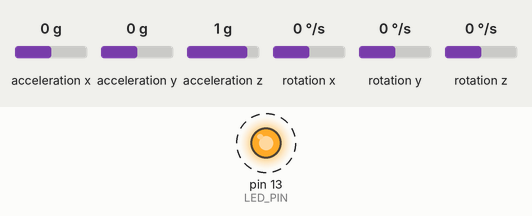
This sketch was run on a simulated Arduino Uno, built with avr-gcc and run on an emulated ATmega328P. Shown: output pins drawn as LEDs (lit = HIGH). Dashed ring = blinking. The inputs (shaded band) are chosen by the test bench; at power-on: acceleration x 0 g, acceleration y 0 g, acceleration z 1 g, rotation x 0 °/s, rotation y 0 °/s, rotation z 0 °/s. What the sketch prints to the serial monitor is not drawn.

Above: at 1.2 s.
1.3 s: acceleration x set to -1.4 g
4.3 s: acceleration y set to -1.4 g
7.3 s: acceleration z set to 0 g
Timing chart, 0 to 16.3 s (numbered marks = the images above; inputs shaded):
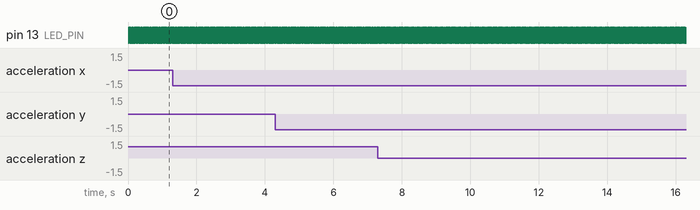

The sketch:

accel.ino
```cpp
// Arduino Wire library is required if I2Cdev I2CDEV_ARDUINO_WIRE implementation
// is used in I2Cdev.h
#include "Wire.h"

// I2Cdev and MPU6050 must be installed as libraries, or else the .cpp/.h files
// for both classes must be in the include path of your project
#include "I2Cdev.h"
#include "MPU6050.h"

// class default I2C address is 0x68
// specific I2C addresses may be passed as a parameter here
// AD0 low = 0x68 (default for InvenSense evaluation board)
// AD0 high = 0x69
MPU6050 accelgyro;

int16_t ax, ay, az;
int16_t gx, gy, gz;
int16_t mx, my, mz;

#define LED_PIN 13
bool blinkState = false;

const uint8_t accelRange=0; // explicitly sets the accelerometer to +/- 2g
const uint8_t gyroRange=0; // explicitly sets the gyroscope range to +/- 250 deg/s

double axGraw = 0, ayGraw = 0, azGraw = 0; // for storing scaled to gravity-factor accelerations
double axG = 0, ayG = 0, azG = 0; // ..., after low-pass

double gxDraw = 0, gyDraw = 0, gzDraw = 0; // for storing degree/second measurements

double roll = 0, pitch = 0, accRoll = 0, accPitch = 0;
double oldRoll = 0, oldPitch = 0, oldAccRoll = 0, oldAccPitch = 0;
const float compCoeff = 0.8; // coefficient of gyroscopic portion of complementary filter estimation of Roll and Pitch
const float rollOffset = 2.5, pitchOffset = 5.4;

const float alpha = 0.05;

int sampleTime = 0;
long long lastSampleMark = micros();

void setup() {
    // join I2C bus (I2Cdev library doesn't do this automatically)
    Wire.begin();

    // initialize serial communication
    // (38400 chosen because it works as well at 8MHz as it does at 16MHz, but
    // it's really up to you depending on your project)
    Serial.begin(38400); //57600

    // initialize device
    Serial.println("Initializing I2C devices...");
    accelgyro.initialize();

    // verify connection
    Serial.println("Testing device connections...");
    Serial.println(accelgyro.testConnection() ? "MPU6050 connection successful" : "MPU6050 connection failed");

    accelgyro.setFullScaleAccelRange(accelRange);
    accelgyro.setFullScaleGyroRange(gyroRange);

    // configure Arduino LED for
    pinMode(LED_PIN, OUTPUT);
}

void loop() {
    // read raw accel/gyro measurements from device
    accelgyro.getAcceleration(&ax, &ay, &az);
    accelgyro.getRotation(&gx, &gy, &gz);
    sampleTime = micros()-lastSampleMark;
    lastSampleMark = micros();

    // convert to deg/s
    gxDraw = val2dps(gx)/1000000;
    gyDraw = val2dps(gy)/1000000;
    gzDraw = val2dps(gz)/1000000;


    // convert to g-factor
    axGraw = val2g(ax);
    ayGraw = val2g(ay);
    azGraw = val2g(az);

    axG = axGraw;
    ayG = ayGraw;
    azG = azGraw;

    // preliminary calculations
    accRoll  = (-(atan2(ayG, -azG)*180.0)/M_PI) - rollOffset;
    accPitch = ((atan2(axG, sqrt(ayG*ayG + azG*azG))*180.0)/M_PI) - pitchOffset;

    roll = compCoeff*(roll + gxDraw*sampleTime) + (1-compCoeff)*(accRoll);
    pitch = compCoeff*(pitch + gyDraw*sampleTime) + (1-compCoeff)*(accPitch);


    // Serial.print("a/g/m:\t");
    // Serial.print(ax); Serial.print("\t");
    // Serial.print(ay); Serial.print("\t");
    // Serial.print(az); Serial.print("\t");
    // Serial.print(gx); Serial.print("\t");
    // Serial.print(gy); Serial.print("\t");
    // Serial.print(gz); Serial.print("\t");
    // Serial.print(mx); Serial.print("\t");
    // Serial.print(my); Serial.print("\t");
    // Serial.println(mz);


    // // low-pass filter
    // axG = axGraw * alpha + (axG * (1.0 - alpha));
    // ayG = ayGraw * alpha + (ayG * (1.0 - alpha));
    // azG = azGraw * alpha + (azG * (1.0 - alpha));

    // // calculate roll and pitch
    // roll  = (-(atan2(ayG, -azG)*180.0)/M_PI) - rollOffset;
    // pitch = ((atan2(axG, sqrt(ayG*ayG + azG*azG))*180.0)/M_PI) - pitchOffset;


    // Serial.print("Roll: ");
    // Serial.print(roll);
    // Serial.print(", ");
    // Serial.print(accRoll);
    // Serial.print(" | ");
    // Serial.print("Pitch: ");
    // Serial.print(pitch);
    // Serial.print(", ");
    // Serial.println(accPitch);

    Serial.print("Roll: ");
    Serial.print(roll*alpha + (oldRoll*(1.0-alpha)));
    Serial.print(", ");
    Serial.print(accRoll*alpha + (oldAccRoll*(1.0-alpha)));
    Serial.print(" | ");
    Serial.print("Pitch: ");
    Serial.print(pitch*alpha + (oldPitch*(1.0-alpha)));
    Serial.print(", ");
    Serial.println(accPitch*alpha + (oldAccPitch*(1.0-alpha)));

    oldRoll = roll;
    oldPitch = pitch;
    oldAccRoll = accRoll;
    oldAccPitch = accPitch;


    // blink LED to indicate activity
    blinkState = !blinkState;
    digitalWrite(LED_PIN, blinkState);
}

double val2g(int16_t acc){
    return double(acc)/16384.0; // currently set to +/- 2g
}

double val2dps(int16_t val){
    return double(val)/524.288; // currently set to +/- 250 deg/sec
}

double d2r(double d){
    return (d*M_PI)/180;
}

    // these methods (and a few others) are also available
    // accelgyro.getMotion9(&ax, &ay, &az, &gx, &gy, &gz, &mx, &my, &mz);
    //accelgyro.getAcceleration(&ax, &ay, &az);
    //accelgyro.getRotation(&gx, &gy, &gz);

// int16_t rx, ry, rz; // for rotation testing

// int16_t ax_max = -32768, ay_max = -32768, az_max = -32768;
// int16_t ax_min = 32767, ay_min = 32767, az_min = 32767;

    // display tab-separated accel/gyro x/y/z values
    // if (az < az_min){
    //     az_min = az;
    // }
    // azG = val2g(az);
    // Serial.print(az);
    // Serial.print(" | ");
    // Serial.print(azG, 3);
    // Serial.print(" | ");
    // Serial.println(az_min);

    // if (ax < ax_min){
    //     ax_min = ax;
    // }
    // axG = val2g(ax);
    // Serial.print(ax);
    // Serial.print(" | ");
    // Serial.print(axG);
    // Serial.print(" | ");
    // Serial.println(ax_min);

    // Serial.print("a/g/m:\t");
    // Serial.print(ax); Serial.print("\t");
    // Serial.print(ay); Serial.print("\t");
    // Serial.print(az); Serial.print("\t");
    // Serial.print(gx); Serial.print("\t");
    // Serial.print(gy); Serial.print("\t");
    // Serial.print(gz); Serial.print("\t");
    // Serial.print(mx); Serial.print("\t");
    // Serial.print(my); Serial.print("\t");
    // Serial.println(mz);

// I2C device class (I2Cdev) demonstration Arduino sketch for MPU9150
// 1/4/2013 original by Jeff Rowberg <jeff@rowberg.net> at https://github.com/jrowberg/i2cdevlib
//          modified by Aaron Weiss <aaron@sparkfun.com>
//
// Changelog:
//     2011-10-07 - initial release
//     2013-1-4 - added raw magnetometer output

/* ============================================
I2Cdev device library code is placed under the MIT license

Permission is hereby granted, free of charge, to any person obtaining a copy
of this software and associated documentation files (the "Software"), to deal
in the Software without restriction, including without limitation the rights
to use, copy, modify, merge, publish, distribute, sublicense, and/or sell
copies of the Software, and to permit persons to whom the Software is
furnished to do so, subject to the following conditions:

The above copyright notice and this permission notice shall be included in
all copies or substantial portions of the Software.

THE SOFTWARE IS PROVIDED "AS IS", WITHOUT WARRANTY OF ANY KIND, EXPRESS OR
IMPLIED, INCLUDING BUT NOT LIMITED TO THE WARRANTIES OF MERCHANTABILITY,
FITNESS FOR A PARTICULAR PURPOSE AND NONINFRINGEMENT. IN NO EVENT SHALL THE
AUTHORS OR COPYRIGHT HOLDERS BE LIABLE FOR ANY CLAIM, DAMAGES OR OTHER
LIABILITY, WHETHER IN AN ACTION OF CONTRACT, TORT OR OTHERWISE, ARISING FROM,
OUT OF OR IN CONNECTION WITH THE SOFTWARE OR THE USE OR OTHER DEALINGS IN
THE SOFTWARE.
===============================================
*/
```

Measured:
- by itself, pin 13 (LED_PIN): alternates HIGH for 0.01 s and LOW for 0.01 s
